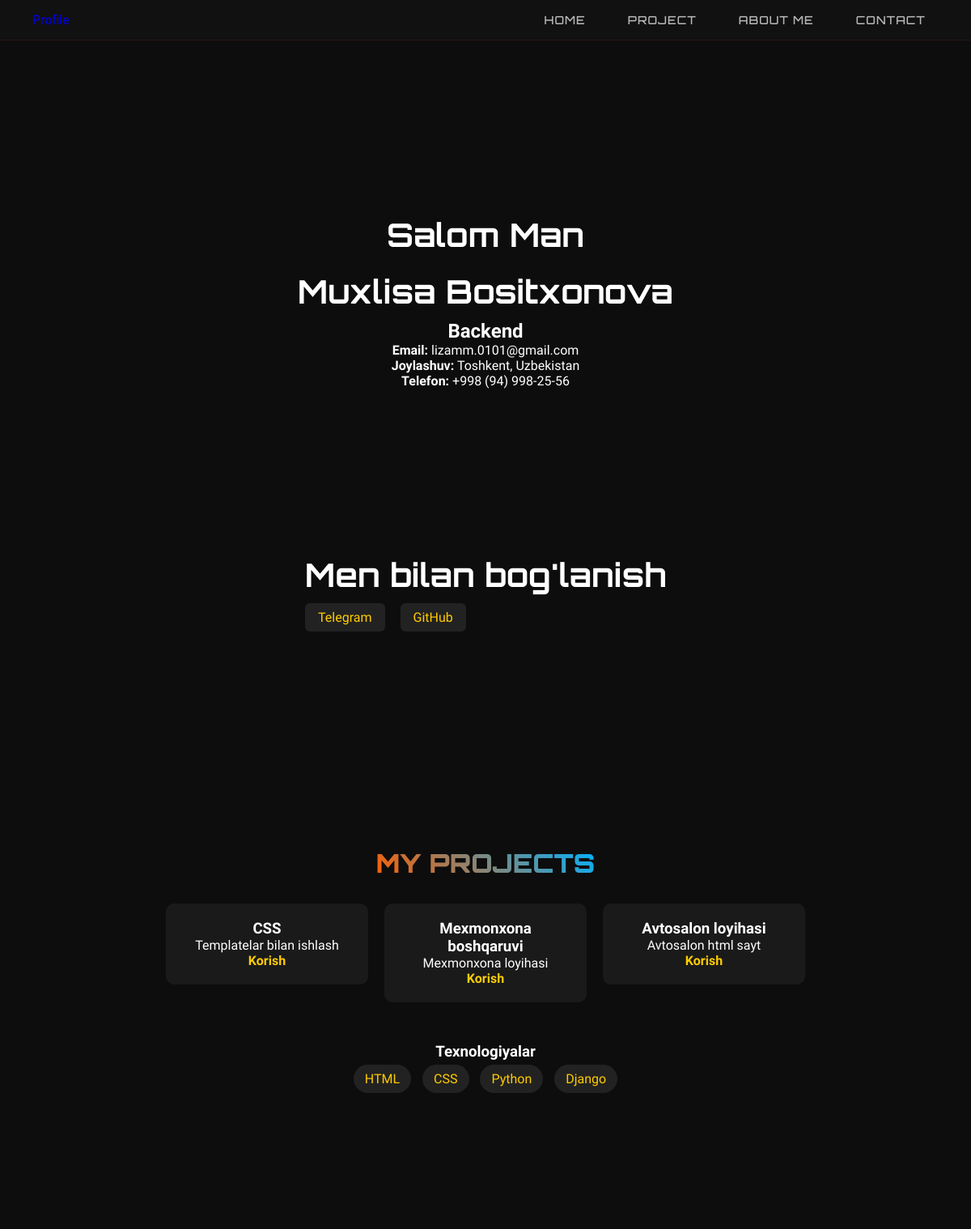
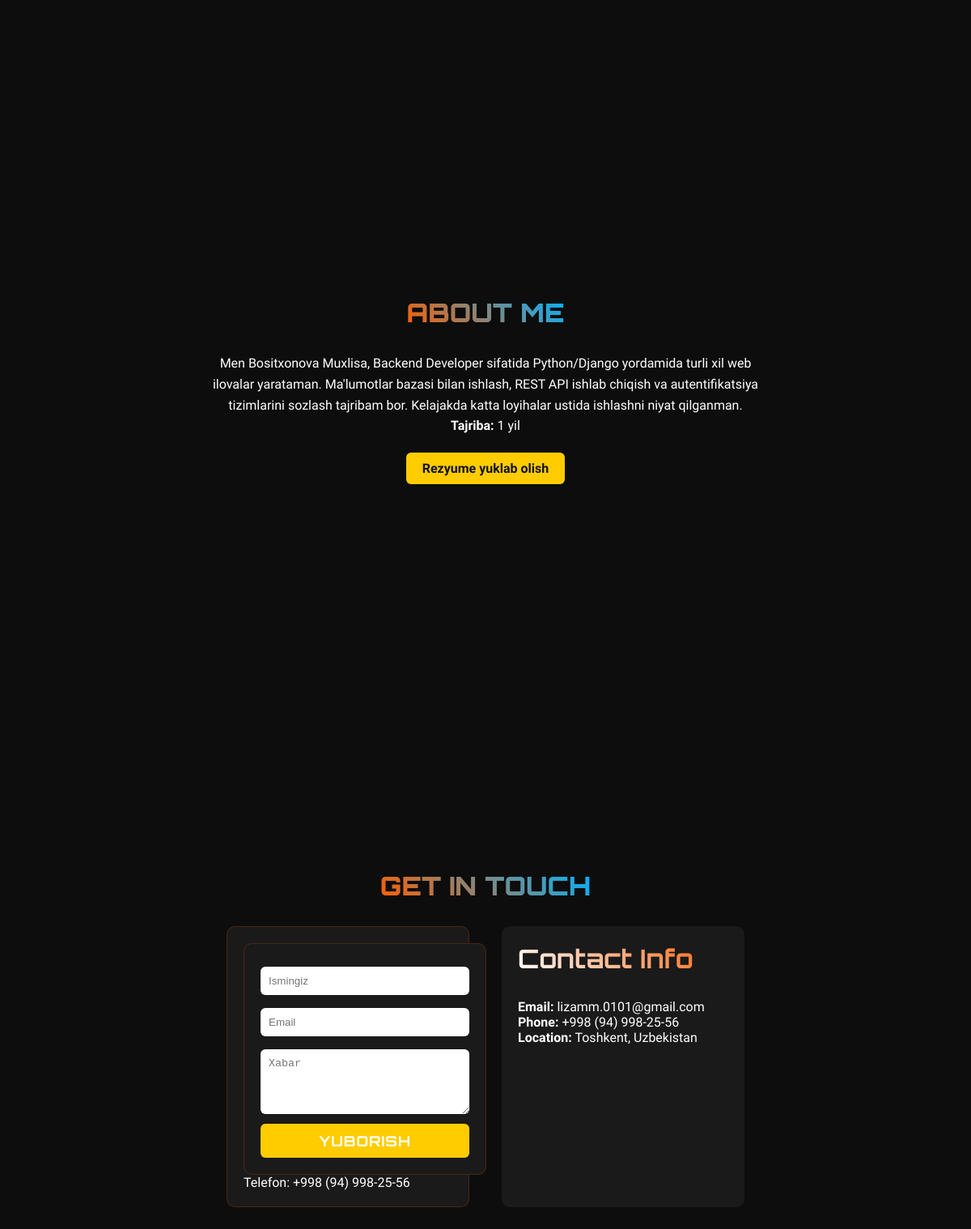
The page / on the database its author committed (2 pictures, top to bottom).
### configapp/models.py (models this page shows, shortened)
class Profile(models.Model):
    fullname = models.CharField(max_length=200)
    profession = models.CharField(max_length=100, default="Backend")
    email = models.EmailField()
    phone = models.CharField(max_length=20)
    location = models.CharField(max_length=100)
    about = models.TextField()
    experience = models.CharField(max_length=50, default="0 yil")
    resume = models.FileField(upload_to="resumes/", null=True, blank=True)

class SocialLink(models.Model):
    platform = models.CharField(max_length=50)   # masalan: Telegram, Instagram
    url = models.URLField()

class Project(models.Model):
    title = models.CharField(max_length=200)
    description = models.TextField()
    link = models.URLField(blank=True, null=True)
    selected = models.BooleanField(default=False)

class Technology(models.Model):
    name = models.CharField(max_length=50)

### configapp/views.py (the view)
# urls.py: path('', views.index, name="index"),
@csrf_exempt
def index(request):
    profile = Profile.objects.first()
    projects = Project.objects.filter(selected=True)
    technologies = Technology.objects.all()
    social_links = SocialLink.objects.all()
    if request.method == "POST":
        name = request.POST.get("name")
        email = request.POST.get("email")
        message = request.POST.get("message")
        ContactMessage.objects.create(name=name, email=email, message=message)
        return redirect("index")
    context = {
        "profile": profile,
        "projects": projects,
        "technologies": technologies,
        "social_links": social_links,
    }
    return render(request, "index.html", context)

### configapp/templates/index.html (shortened to what this page needs)
{% load static %}
<!DOCTYPE html>
<html lang="en">
<head>
  <link rel="stylesheet" href="{% static 'css/templatemo-electric-xtra.css' %}">
</head>
<body>
  <nav>
    <a href="#home" class="logo-link">Profile</a>
    <ul class="nav-links" id="navLinks">
      <li><a href="#home" class="nav-link">Home</a></li>
      <li><a href="#project" class="nav-link">Project</a></li>
      <li><a href="#about" class="nav-link">About Me</a></li>
      <li><a href="#contact" class="nav-link">Contact</a></li>
    </ul>
  </nav>
  <section class="hero" id="home">
    <div class="hero-content">
      <h1>Salom Man</h1>
      <h1>{{ profile.fullname }}</h1>
      <h2>{{ profile.profession }}</h2>
      <p><b>Email:</b> {{ profile.email }}</p>
      <p><b>Joylashuv:</b> {{ profile.location }}</p>
      <p><b>Telefon:</b> {{ profile.phone }}</p>
    </div>
    <div class="socials">
      <h1>Men bilan bog'lanish</h1>
      {% for link in social_links %}
        <a href="{{ link.url }}">{{ link.platform }}</a>
      {% endfor %}
    </div>
  </section>
  <section class="features" id="project">
    <h2 class="section-title">My Projects</h2>
    <div class="features-container">
      {% for project in projects %}
      <div class="feature-box">
        <h3>{{ project.title }}</h3>
        <p>{{ project.description }}</p>
        {% if project.link %}
          <a href="{{ project.link }}">Korish</a>
        {% endif %}
      </div>
      {% endfor %}
    </div>
    <div class="skills">
      <h3>Texnologiyalar</h3>
      {% for tech in technologies %}
        <span class="chip">{{ tech.name }}</span>
      {% endfor %}
    </div>
  </section>
  <section class="about" id="about">
    <h2 class="section-title">About Me</h2>
    <div class="about-container">
      <p>{{ profile.about }}</p>
      <p><b>Tajriba:</b> {{ profile.experience }}</p>
    </div>
    {% if profile.resume %}
      <a class="btn ghost" href="{{ profile.resume.url }}" download>Rezyume yuklab olish</a>
    {% endif %}
  </section>
  <section class="contact" id="contact">
    <h2 class="section-title">Get In Touch</h2>
    <div class="contact-container">
      <div class="contact-form">
        <form method="post" class="contact-form">
          <input type="text" name="name" placeholder="Ismingiz" required>
          <input type="email" name="email" placeholder="Email" required>
          <textarea name="message" placeholder="Xabar" rows="4" required></textarea>
          <button type="submit" class="submit-btn">Yuborish</button>
        </form>
        <p class="footer-note">Telefon: {{ profile.phone }}</p>
      </div>
      <div class="contact-info">
        <h3>Contact Info</h3>
        <p><b>Email:</b> {{ profile.email }}</p>
        <p><b>Phone:</b> {{ profile.phone }}</p>
        <p><b>Location:</b> {{ profile.location }}</p>
      </div>
    </div>
  </section>
</body>
</html>

### configapp/static/css/templatemo-electric-xtra.css (style rules this page uses)
* { margin: 0; padding: 0; box-sizing: border-box; }
body { font-family: 'Rajdhani', sans-serif; background: #0a0a0a; color: #ffffff; overflow-x: hidden; position: relative; font-weight: 400; }
nav { position: fixed; top: 0; width: 100%; padding: 20px 50px; background: rgba(10, 10, 10, 0.8); backdrop-filter: blur(10px); z-index: 1000; transition: all 0.3s ease; border-bottom: 1px solid rgba(255, 94, 0, 0.1); }
.logo-link { display: flex; align-items: center; text-decoration: none; gap: 10px; }
.nav-links { display: flex; gap: 30px; list-style: none; }
.nav-links a { text-decoration: none; color: #ffffff; position: relative; transition: all 0.3s ease; padding: 8px 16px; font-family: 'Orbitron', monospace; font-weight: 500; font-size: 14px; text-transform: uppercase; letter-spacing: 1px; opacity: 0.7; }
.nav-links a::before { content: ''; position: absolute; top: 0; left: 0; width: 100%; height: 100%; border: 1px solid transparent; transition: all 0.3s ease; }
.nav-links a::after { content: ''; position: absolute; bottom: 0; left: 0; width: 0; height: 2px; background: linear-gradient(90deg, #FF5E00, #00B2FF); transition: width 0.3s ease; box-shadow: 0 0 10px rgba(255, 94, 0, 0.8); }
.hero { min-height: 100vh; display: flex; flex-direction: column; align-items: center; justify-content: center; position: relative; padding: 80px 20px 20px; }
.hero-content { text-align: center; max-width: 1200px; animation: fade-in-up 1s ease-out; z-index: 10; width: 100%; flex: 1; display: flex; flex-direction: column; justify-content: center; }
.features { padding: 100px 20px; max-width: 1200px; margin: 0 auto; position: relative; }
.section-title { font-family: 'Orbitron', monospace; font-size: 3rem; font-weight: 900; text-align: center; margin-bottom: 60px; background: linear-gradient(45deg, #FF5E00, #00B2FF); -webkit-background-clip: text; -webkit-text-fill-color: transparent; text-transform: uppercase; }
.features-container { display: grid; grid-template-columns: 300px 1fr; gap: 40px; align-items: start; }
.about { padding: 100px 20px; max-width: 1200px; margin: 0 auto; }
.contact { padding: 100px 20px; max-width: 1200px; margin: 0 auto; }
.contact-container { display: grid; grid-template-columns: 1fr 1fr; gap: 60px; }
.contact-form { background: rgba(255, 255, 255, 0.03); border: 1px solid rgba(255, 94, 0, 0.2); border-radius: 10px; padding: 40px; backdrop-filter: blur(10px); }
.submit-btn { width: 100%; padding: 15px; background: linear-gradient(45deg, #FF5E00, #00B2FF); color: white; border: none; border-radius: 5px; font-size: 1.1rem; font-weight: 700; text-transform: uppercase; letter-spacing: 1px; cursor: pointer; transition: all 0.3s ease; font-family: 'Orbitron', monospace; }
.contact-info { padding: 40px; }
.contact-info h3 { font-family: 'Orbitron', monospace; font-size: 2rem; margin-bottom: 30px; background: linear-gradient(45deg, #ffffff, #FF5E00); -webkit-background-clip: text; -webkit-text-fill-color: transparent; }

### rows shown on the page
Profile: fullname "Muxlisa Bositxonova", profession "Backend", email "lizamm.0101@gmail.com", location "Toshkent, Uzbekistan", phone "+998 (94) 998-25-56", about "Men Bositxonova Muxlisa, Backend Developer sifatida Python/Django yordamida turli xil web ilovalar yarataman. Ma'lumotlar bazasi bilan ishlash, REST API ishlab chiqish va autentifikatsiya tizimlarini sozlash tajribam bor. Kelajakda katta loyihalar ustida ishlashni niyat qilganman.", experience "1 yil"
SocialLink: platform "Telegram"
SocialLink: platform "GitHub"
Project: title "CSS", description "Templatelar bilan ishlash"
Project: title "Mexmonxona boshqaruvi", description "Mexmonxona loyihasi"
Project: title "Avtosalon loyihasi", description "Avtosalon html sayt"
Technology: name "HTML"
Technology: name "CSS"
Technology: name "Python"
Technology: name "Django"
